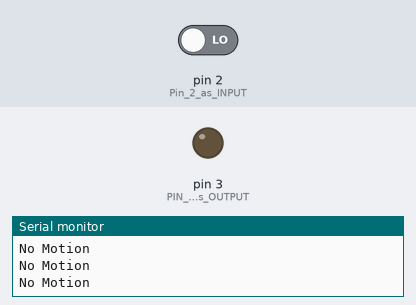
Bench run of a sketch on a simulated Arduino Uno, built with avr-gcc and run on an emulated ATmega328P. Shown: output pins drawn as LEDs (lit = HIGH), the last lines printed to the serial monitor. Dashed ring = blinking. The test bench sets the inputs (shaded band); at power-on: pin 2 (Pin_2_as_INPUT) LOW.

Above: at 1.2 s.
1.3 s: pin 2 (Pin_2_as_INPUT) driven HIGH
At 1.45 s:
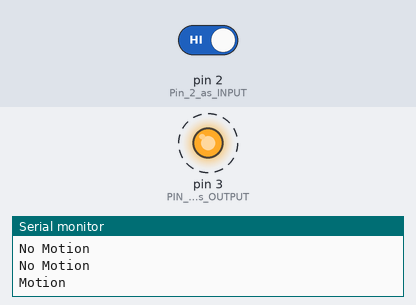
4.3 s: pin 2 (Pin_2_as_INPUT) driven LOW
At 4.3 s:
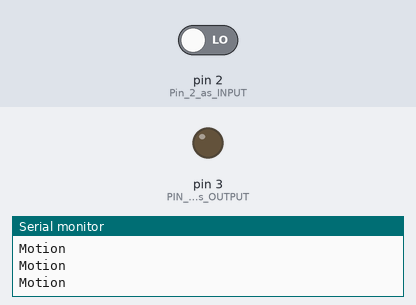
Timing chart, 0 to 7.3 s (numbered marks = the images above; inputs shaded):
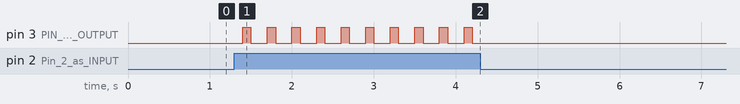

Measured:
- after the input at 1.3 s, pin 3 (PIN_3_as_OUTPUT): alternates HIGH for 0.10 s and LOW for 0.20 s, starting after 0.10 s
- after the input at 4.3 s, pin 3 (PIN_3_as_OUTPUT): stops changing and stays LOW

The sketch:

PIR.ino.ino
```cpp
void setup() {
  pinMode(2, INPUT); //Pin 2 as INPUT
  pinMode(3, OUTPUT); //PIN 3 as OUTPUT
  Serial.begin(9600);
}
void loop() {
  if (digitalRead(2) == HIGH)
  {
    Serial.println("Motion");
  digitalWrite(3, HIGH);   // turn the LED/Buzz ON
  delay(100);                       // wait for 100 msecond
  digitalWrite(3, LOW);   // turn the LED/Buzz OFF
  delay(100);                       // wait for 100 msecond
  }
  else
  {
  Serial.println("No Motion");
  digitalWrite(3, LOW);   // turn the LED/Buzz OFF
  delay(100);
  }
  delay(100);
}
```
